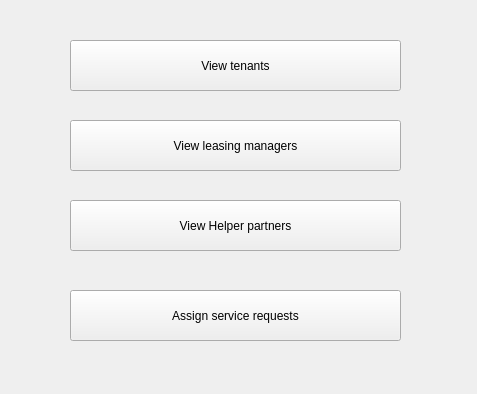
<?xml version="1.0" encoding="UTF-8"?>
<ui version="4.0">
 <class>Form</class>
 <widget class="QWidget" name="Form">
  <property name="geometry">
   <rect>
    <x>0</x>
    <y>0</y>
    <width>477</width>
    <height>394</height>
   </rect>
  </property>
  <property name="windowTitle">
   <string>Form</string>
  </property>
  <widget class="QToolButton" name="viewTenants">
   <property name="geometry">
    <rect>
     <x>70</x>
     <y>40</y>
     <width>331</width>
     <height>51</height>
    </rect>
   </property>
   <property name="text">
    <string>View tenants</string>
   </property>
  </widget>
  <widget class="QToolButton" name="viewLeasingManagers">
   <property name="geometry">
    <rect>
     <x>70</x>
     <y>120</y>
     <width>331</width>
     <height>51</height>
    </rect>
   </property>
   <property name="text">
    <string>View leasing managers</string>
   </property>
  </widget>
  <widget class="QToolButton" name="viewServiceRequests">
   <property name="geometry">
    <rect>
     <x>70</x>
     <y>200</y>
     <width>331</width>
     <height>51</height>
    </rect>
   </property>
   <property name="text">
    <string>View Helper partners</string>
   </property>
  </widget>
  <widget class="QToolButton" name="assignService">
   <property name="geometry">
    <rect>
     <x>70</x>
     <y>290</y>
     <width>331</width>
     <height>51</height>
    </rect>
   </property>
   <property name="text">
    <string>Assign service requests</string>
   </property>
  </widget>
 </widget>
 <resources/>
 <connections/>
</ui>
